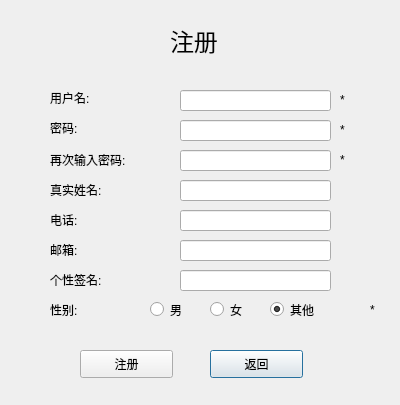
<?xml version="1.0" encoding="UTF-8"?>
<ui version="4.0">
 <class>Register</class>
 <widget class="QDialog" name="Register">
  <property name="geometry">
   <rect>
    <x>0</x>
    <y>0</y>
    <width>400</width>
    <height>405</height>
   </rect>
  </property>
  <property name="windowTitle">
   <string>Register</string>
  </property>
  <widget class="QLineEdit" name="pwdLineEdit">
   <property name="geometry">
    <rect>
     <x>180</x>
     <y>120</y>
     <width>151</width>
     <height>21</height>
    </rect>
   </property>
   <property name="echoMode">
    <enum>QLineEdit::Password</enum>
   </property>
   <property name="placeholderText">
    <string/>
   </property>
   <property name="clearButtonEnabled">
    <bool>false</bool>
   </property>
  </widget>
  <widget class="QPushButton" name="exitBtn">
   <property name="geometry">
    <rect>
     <x>210</x>
     <y>350</y>
     <width>93</width>
     <height>28</height>
    </rect>
   </property>
   <property name="text">
    <string>返回</string>
   </property>
  </widget>
  <widget class="QLabel" name="label_3">
   <property name="geometry">
    <rect>
     <x>170</x>
     <y>20</y>
     <width>61</width>
     <height>41</height>
    </rect>
   </property>
   <property name="font">
    <font>
     <family>等线</family>
     <pointsize>18</pointsize>
    </font>
   </property>
   <property name="text">
    <string>注册</string>
   </property>
  </widget>
  <widget class="QLabel" name="label">
   <property name="geometry">
    <rect>
     <x>50</x>
     <y>90</y>
     <width>91</width>
     <height>16</height>
    </rect>
   </property>
   <property name="text">
    <string>用户名:</string>
   </property>
  </widget>
  <widget class="QLineEdit" name="userLineEdit">
   <property name="geometry">
    <rect>
     <x>180</x>
     <y>90</y>
     <width>151</width>
     <height>21</height>
    </rect>
   </property>
   <property name="placeholderText">
    <string/>
   </property>
  </widget>
  <widget class="QLabel" name="label_2">
   <property name="geometry">
    <rect>
     <x>50</x>
     <y>120</y>
     <width>91</width>
     <height>16</height>
    </rect>
   </property>
   <property name="text">
    <string>密码:</string>
   </property>
  </widget>
  <widget class="QPushButton" name="regBtn">
   <property name="geometry">
    <rect>
     <x>80</x>
     <y>350</y>
     <width>93</width>
     <height>28</height>
    </rect>
   </property>
   <property name="text">
    <string>注册</string>
   </property>
  </widget>
  <widget class="QLabel" name="label_4">
   <property name="geometry">
    <rect>
     <x>50</x>
     <y>150</y>
     <width>131</width>
     <height>20</height>
    </rect>
   </property>
   <property name="text">
    <string>再次输入密码:</string>
   </property>
  </widget>
  <widget class="QLineEdit" name="pwdLineEdit2">
   <property name="geometry">
    <rect>
     <x>180</x>
     <y>150</y>
     <width>151</width>
     <height>21</height>
    </rect>
   </property>
   <property name="echoMode">
    <enum>QLineEdit::Password</enum>
   </property>
   <property name="placeholderText">
    <string/>
   </property>
   <property name="clearButtonEnabled">
    <bool>false</bool>
   </property>
  </widget>
  <widget class="QLabel" name="label_5">
   <property name="geometry">
    <rect>
     <x>50</x>
     <y>180</y>
     <width>131</width>
     <height>20</height>
    </rect>
   </property>
   <property name="text">
    <string>真实姓名:</string>
   </property>
  </widget>
  <widget class="QLabel" name="label_6">
   <property name="geometry">
    <rect>
     <x>50</x>
     <y>210</y>
     <width>131</width>
     <height>20</height>
    </rect>
   </property>
   <property name="text">
    <string>电话:</string>
   </property>
  </widget>
  <widget class="QLabel" name="label_7">
   <property name="geometry">
    <rect>
     <x>50</x>
     <y>240</y>
     <width>131</width>
     <height>20</height>
    </rect>
   </property>
   <property name="text">
    <string>邮箱:</string>
   </property>
  </widget>
  <widget class="QLabel" name="label_8">
   <property name="geometry">
    <rect>
     <x>50</x>
     <y>270</y>
     <width>131</width>
     <height>20</height>
    </rect>
   </property>
   <property name="text">
    <string>个性签名:</string>
   </property>
  </widget>
  <widget class="QLabel" name="label_9">
   <property name="geometry">
    <rect>
     <x>50</x>
     <y>300</y>
     <width>131</width>
     <height>20</height>
    </rect>
   </property>
   <property name="text">
    <string>性别:</string>
   </property>
  </widget>
  <widget class="QLineEdit" name="realLineEdit">
   <property name="geometry">
    <rect>
     <x>180</x>
     <y>180</y>
     <width>151</width>
     <height>21</height>
    </rect>
   </property>
   <property name="echoMode">
    <enum>QLineEdit::Normal</enum>
   </property>
   <property name="placeholderText">
    <string/>
   </property>
   <property name="clearButtonEnabled">
    <bool>false</bool>
   </property>
  </widget>
  <widget class="QLineEdit" name="phoneLineEdit">
   <property name="geometry">
    <rect>
     <x>180</x>
     <y>210</y>
     <width>151</width>
     <height>21</height>
    </rect>
   </property>
   <property name="echoMode">
    <enum>QLineEdit::Normal</enum>
   </property>
   <property name="placeholderText">
    <string/>
   </property>
   <property name="clearButtonEnabled">
    <bool>false</bool>
   </property>
  </widget>
  <widget class="QLineEdit" name="emailLineEdit">
   <property name="geometry">
    <rect>
     <x>180</x>
     <y>240</y>
     <width>151</width>
     <height>21</height>
    </rect>
   </property>
   <property name="echoMode">
    <enum>QLineEdit::Normal</enum>
   </property>
   <property name="placeholderText">
    <string/>
   </property>
   <property name="clearButtonEnabled">
    <bool>false</bool>
   </property>
  </widget>
  <widget class="QLineEdit" name="mottoLineEdit">
   <property name="geometry">
    <rect>
     <x>180</x>
     <y>270</y>
     <width>151</width>
     <height>21</height>
    </rect>
   </property>
   <property name="echoMode">
    <enum>QLineEdit::Normal</enum>
   </property>
   <property name="placeholderText">
    <string/>
   </property>
   <property name="clearButtonEnabled">
    <bool>false</bool>
   </property>
  </widget>
  <widget class="QRadioButton" name="maleRadioBtn">
   <property name="geometry">
    <rect>
     <x>150</x>
     <y>300</y>
     <width>61</width>
     <height>19</height>
    </rect>
   </property>
   <property name="text">
    <string>男</string>
   </property>
  </widget>
  <widget class="QRadioButton" name="femaleRadioBtn">
   <property name="enabled">
    <bool>true</bool>
   </property>
   <property name="geometry">
    <rect>
     <x>210</x>
     <y>300</y>
     <width>81</width>
     <height>19</height>
    </rect>
   </property>
   <property name="text">
    <string>女</string>
   </property>
  </widget>
  <widget class="QRadioButton" name="elseRadioBtn">
   <property name="geometry">
    <rect>
     <x>270</x>
     <y>300</y>
     <width>61</width>
     <height>19</height>
    </rect>
   </property>
   <property name="text">
    <string>其他</string>
   </property>
   <property name="checked">
    <bool>true</bool>
   </property>
  </widget>
  <widget class="QLabel" name="label_10">
   <property name="geometry">
    <rect>
     <x>340</x>
     <y>90</y>
     <width>31</width>
     <height>20</height>
    </rect>
   </property>
   <property name="text">
    <string>*</string>
   </property>
  </widget>
  <widget class="QLabel" name="label_11">
   <property name="geometry">
    <rect>
     <x>340</x>
     <y>120</y>
     <width>31</width>
     <height>20</height>
    </rect>
   </property>
   <property name="text">
    <string>*</string>
   </property>
  </widget>
  <widget class="QLabel" name="label_12">
   <property name="geometry">
    <rect>
     <x>340</x>
     <y>150</y>
     <width>31</width>
     <height>20</height>
    </rect>
   </property>
   <property name="text">
    <string>*</string>
   </property>
  </widget>
  <widget class="QLabel" name="label_13">
   <property name="geometry">
    <rect>
     <x>370</x>
     <y>300</y>
     <width>31</width>
     <height>20</height>
    </rect>
   </property>
   <property name="text">
    <string>*</string>
   </property>
  </widget>
 </widget>
 <tabstops>
  <tabstop>userLineEdit</tabstop>
  <tabstop>pwdLineEdit</tabstop>
  <tabstop>pwdLineEdit2</tabstop>
  <tabstop>realLineEdit</tabstop>
  <tabstop>phoneLineEdit</tabstop>
  <tabstop>emailLineEdit</tabstop>
  <tabstop>mottoLineEdit</tabstop>
  <tabstop>maleRadioBtn</tabstop>
  <tabstop>femaleRadioBtn</tabstop>
  <tabstop>elseRadioBtn</tabstop>
  <tabstop>regBtn</tabstop>
  <tabstop>exitBtn</tabstop>
 </tabstops>
 <resources/>
 <connections/>
</ui>
